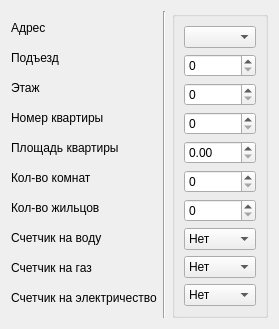
     <widget class="QWidget" name="pageApartment">
      <layout class="QVBoxLayout" name="verticalLayout_9">
       <item>
        <layout class="QHBoxLayout" name="horizontalLayout_2">
         <item>
          <layout class="QVBoxLayout" name="verticalLayout_6">
           <item>
            <widget class="QLabel" name="labelAddress_AF">
             <property name="sizePolicy">
              <sizepolicy hsizetype="Preferred" vsizetype="Fixed">
               <horstretch>0</horstretch>
               <verstretch>0</verstretch>
              </sizepolicy>
             </property>
             <property name="text">
              <string>Адрес</string>
             </property>
            </widget>
           </item>
           <item>
            <widget class="QLabel" name="labelSection_AF">
             <property name="sizePolicy">
              <sizepolicy hsizetype="Preferred" vsizetype="Fixed">
               <horstretch>0</horstretch>
               <verstretch>0</verstretch>
              </sizepolicy>
             </property>
             <property name="text">
              <string>Подъезд</string>
             </property>
            </widget>
           </item>
           <item>
            <widget class="QLabel" name="labelFloor_AF">
             <property name="sizePolicy">
              <sizepolicy hsizetype="Preferred" vsizetype="Fixed">
               <horstretch>0</horstretch>
               <verstretch>0</verstretch>
              </sizepolicy>
             </property>
             <property name="text">
              <string>Этаж</string>
             </property>
            </widget>
           </item>
           <item>
            <widget class="QLabel" name="labelApartmentNumber_AF">
             <property name="sizePolicy">
              <sizepolicy hsizetype="Preferred" vsizetype="Fixed">
               <horstretch>0</horstretch>
               <verstretch>0</verstretch>
              </sizepolicy>
             </property>
             <property name="text">
              <string>Номер квартиры</string>
             </property>
            </widget>
           </item>
           <item>
            <widget class="QLabel" name="labelArea_AF">
             <property name="sizePolicy">
              <sizepolicy hsizetype="Preferred" vsizetype="Fixed">
               <horstretch>0</horstretch>
               <verstretch>0</verstretch>
              </sizepolicy>
             </property>
             <property name="text">
              <string>Площадь квартиры</string>
             </property>
            </widget>
           </item>
           <item>
            <widget class="QLabel" name="labelNumOfRooms_AF">
             <property name="sizePolicy">
              <sizepolicy hsizetype="Preferred" vsizetype="Fixed">
               <horstretch>0</horstretch>
               <verstretch>0</verstretch>
              </sizepolicy>
             </property>
             <property name="text">
              <string>Кол-во комнат</string>
             </property>
            </widget>
           </item>
           <item>
            <widget class="QLabel" name="labelNumOfResidents_AF">
             <property name="sizePolicy">
              <sizepolicy hsizetype="Preferred" vsizetype="Fixed">
               <horstretch>0</horstretch>
               <verstretch>0</verstretch>
              </sizepolicy>
             </property>
             <property name="text">
              <string>Кол-во жильцов</string>
             </property>
            </widget>
           </item>
           <item>
            <widget class="QLabel" name="labelWaterMeter_AF">
             <property name="sizePolicy">
              <sizepolicy hsizetype="Preferred" vsizetype="Fixed">
               <horstretch>0</horstretch>
               <verstretch>0</verstretch>
              </sizepolicy>
             </property>
             <property name="text">
              <string>Счетчик на воду</string>
             </property>
            </widget>
           </item>
           <item>
            <widget class="QLabel" name="labelGasMeter_AF">
             <property name="sizePolicy">
              <sizepolicy hsizetype="Preferred" vsizetype="Fixed">
               <horstretch>0</horstretch>
               <verstretch>0</verstretch>
              </sizepolicy>
             </property>
             <property name="text">
              <string>Счетчик на газ</string>
             </property>
            </widget>
           </item>
           <item>
            <widget class="QLabel" name="labelElectricityMeter_AF">
             <property name="sizePolicy">
              <sizepolicy hsizetype="Preferred" vsizetype="Fixed">
               <horstretch>0</horstretch>
               <verstretch>0</verstretch>
              </sizepolicy>
             </property>
             <property name="text">
              <string>Счетчик на электричество</string>
             </property>
            </widget>
           </item>
          </layout>
         </item>
         <item>
          <widget class="Line" name="line_2">
           <property name="orientation">
            <enum>Qt::Vertical</enum>
           </property>
          </widget>
         </item>
         <item>
          <layout class="QVBoxLayout" name="verticalLayout_7">
           <property name="spacing">
            <number>0</number>
           </property>
           <item>
            <widget class="QGroupBox" name="groupBoxApartmentFields">
             <property name="title">
              <string/>
             </property>
             <layout class="QVBoxLayout" name="verticalLayout_8">
              <item>
               <widget class="QComboBox" name="comboBoxAddress_AF"/>
              </item>
              <item>
               <widget class="QSpinBox" name="spinBoxSection_AF">
                <property name="sizePolicy">
                 <sizepolicy hsizetype="Expanding" vsizetype="Fixed">
                  <horstretch>0</horstretch>
                  <verstretch>0</verstretch>
                 </sizepolicy>
                </property>
               </widget>
              </item>
              <item>
               <widget class="QSpinBox" name="spinBoxFloor_AF">
                <property name="sizePolicy">
                 <sizepolicy hsizetype="Minimum" vsizetype="Fixed">
                  <horstretch>0</horstretch>
                  <verstretch>0</verstretch>
                 </sizepolicy>
                </property>
               </widget>
              </item>
              <item>
               <widget class="QSpinBox" name="spinBoxApartmentNumber_AF">
                <property name="sizePolicy">
                 <sizepolicy hsizetype="Minimum" vsizetype="Fixed">
                  <horstretch>0</horstretch>
                  <verstretch>0</verstretch>
                 </sizepolicy>
                </property>
               </widget>
              </item>
              <item>
               <widget class="QDoubleSpinBox" name="doubleSpinBoxArea_AF">
                <property name="sizePolicy">
                 <sizepolicy hsizetype="Minimum" vsizetype="Fixed">
                  <horstretch>0</horstretch>
                  <verstretch>0</verstretch>
                 </sizepolicy>
                </property>
                <property name="locale">
                 <locale language="English" country="UnitedStates"/>
                </property>
               </widget>
              </item>
              <item>
               <widget class="QSpinBox" name="spinBoxNumOfRooms_AF">
                <property name="sizePolicy">
                 <sizepolicy hsizetype="Minimum" vsizetype="Fixed">
                  <horstretch>0</horstretch>
                  <verstretch>0</verstretch>
                 </sizepolicy>
                </property>
               </widget>
              </item>
              <item>
               <widget class="QSpinBox" name="spinBoxNumOfResidents_AF">
                <property name="sizePolicy">
                 <sizepolicy hsizetype="Minimum" vsizetype="Fixed">
                  <horstretch>0</horstretch>
                  <verstretch>0</verstretch>
                 </sizepolicy>
                </property>
               </widget>
              </item>
              <item>
               <widget class="QComboBox" name="comboBoxMeterWater_AF">
                <item>
                 <property name="text">
                  <string>Нет</string>
                 </property>
                </item>
                <item>
                 <property name="text">
                  <string>Да</string>
                 </property>
                </item>
               </widget>
              </item>
              <item>
               <widget class="QComboBox" name="comboBoxMeterGas_AF">
                <item>
                 <property name="text">
                  <string>Нет</string>
                 </property>
                </item>
                <item>
                 <property name="text">
                  <string>Да</string>
                 </property>
                </item>
               </widget>
              </item>
              <item>
               <widget class="QComboBox" name="comboBoxMeterElectricity_AF">
                <item>
                 <property name="text">
                  <string>Нет</string>
                 </property>
                </item>
                <item>
                 <property name="text">
                  <string>Да</string>
                 </property>
                </item>
               </widget>
              </item>
             </layout>
            </widget>
           </item>
          </layout>
         </item>
        </layout>
       </item>
      </layout>
     </widget>
